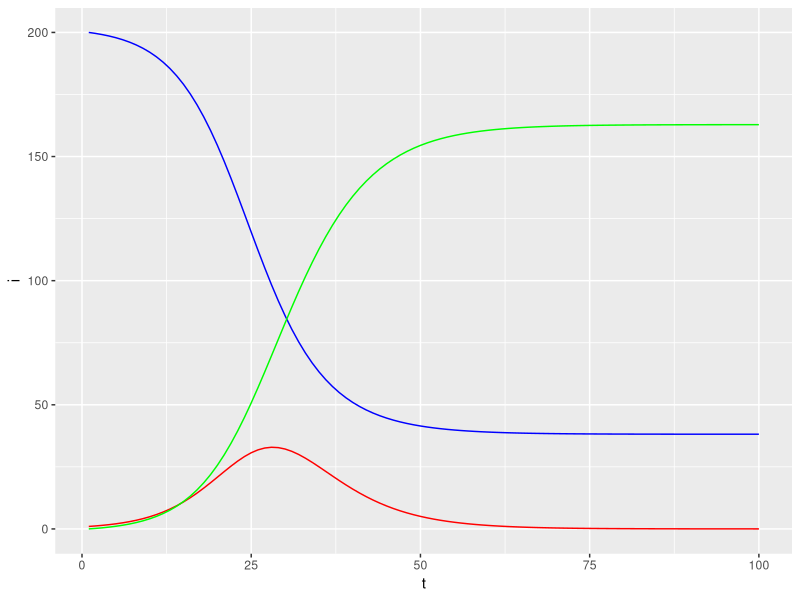

This figure's R source: (Note: a time limit stopped this script after it produced the figure.)
## ---- chunk 1
knitr::opts_chunk$set(echo = TRUE)
## ---- chunk 2
library(ggplot2)
## ---- chunk 3
s <- c(200)
i <- c(1)
r <- c(0)
N <- 201
beta <- .4
gamma <- .2

## S -> I -> R
for (t in 2:100){
  new_infs <- beta * i[t-1] * s[t-1]/ N
  new_recover <- gamma * i[t-1] 
  s[t] <- s[t-1] - new_infs
  i[t] <- i[t-1]  + new_infs  - new_recover
  r[t] <- r[t-1] + new_recover
}
## ---- chunk 4
plot_data <- data.frame(i=i,s=s,r=r,t=1:100)
ggplot(plot_data,aes(x=t,y=i)) + geom_line(color='red') +
  geom_line(aes(x=t,y=s),color='blue')+  geom_line(aes(x=t,y=r),color='green')
## ---- chunk 5
# Agent Based Modeling

# Set number of agents and create agent dataframe
# Create variables for infection chance (beta) and recovery chance (gamma)
n_agents <- 100

# How many secondary infections at each time step
beta = 1.5 * .1
# Hopw long agent is infected until recovery
gamma = .8 * .1
agents <- data.frame("Agent" = 1:n_agents, "State" = "S", "TimeOfPrimaryInfection" = NA, 
                     "TimeToSecondaryInfection" = NA, "InfectionChance" = beta, "RecoveryChance" = gamma)

# Patient Zero
agents[1,]$State = "I"
agents[1,]$TimeOfPrimaryInfection = 1

# https://www.ncbi.nlm.nih.gov/pmc/articles/PMC2365921/
# Generation Interval contracts as number of susceptibles decreases
# We are using the first agent and simulating infection some number of times 
# Each agent has a uniform distribution 
# Function that iterates through agent data frame and infects agents based on infection chance
agents.infect <- function(agents, t){
  for (i in 1:nrow(agents)){
    if (agents[i,]$State == "I"){
      for (j in 1:nrow(agents)){
        if (agents[j,]$State == "S"){
          # Is ContactChance greater than or less than beta?
          if (beta > runif(1,0,1)){
            #agents[j,]$State = "I"
            # If agent is infected, record the time of this infection and assign it to 
            # the primary infection variable
            agents[j,]$TimeOfPrimaryInfection = t
            # If an agent is infected by another agent, record the time of this secondary infection and assign
            # it to the secondary infection variable
            # Calculate time units it takes for secondary infection to occur
            # Secondary infection time may be overwritten in loop
            # Last infection of secondary infection is the output
            # Keep track of ALL secondary infections for each infected agent
            # Keep track of every infection event (generation interval)
            # num_elements tells us how many elements in the list (number of samples from generation intervals)
            # Adding a new sample from generation interval
            gen_int_list[[length(gen_int_list) + 1]] <<- (t - agents[i,]$TimeOfPrimaryInfection)
          }
        }
      }
    }
  }
  return(agents)
}


# Function that iterates through agent data frame and recovers infected agents based on recovery chance
agents.recover <- function(agents, t){
  for (i in 1:nrow(agents)){
    if (agents[i,]$State == "I"){
      # Is RecoveryChance greater than or less than gamma?
      if(gamma > runif(1,0,1)){
        agents[i,]$State = "R"
        recovery_dist[[length(recovery_dist) + 1]] <<- (t) 
      }
    }
  }
  return(agents)
}


# Function that simulates the infection and recovery of agents throughout time
agents.simulate <- function(agents){
  I <- c(1)
  for (t in 1:100){
    agents <- agents.infect(agents, t)
    agents <- agents.recover(agents, t)
    I <- c(I, nrow(agents[agents$State == "I",]))
  }
  return_list <- list()
  return_list[[1]] <- agents
  return_list[[2]] <- I
  return(return_list)
}

# Run all functions and simulate movement of agents
# Assign simulated values to variables in data frame

recovery_dist <- list()
gen_int_list <- list()
for (nsim in 1:500){
  agents <- data.frame("Agent" = 1:n_agents, "State" = "S", "TimeOfPrimaryInfection" = NA)
  # Patient Zero
  agents[1,]$State = "I"
  agents[1,]$TimeOfPrimaryInfection = 1
  return_list <- agents.simulate(agents)
  agents <- return_list[[1]]
  I <- return_list[[2]]
}

# Include Time variable
# Figure out way to keep track of primary and secondary infection times
# Add times to the data frame

# We want empirical mean to equal 1/gamma ex. 1/.33 = 33
# A matter of math behind our model than the model itself
# Generation interval is distribution of time to recovery
# Our stochastic implementation violates this assumption (there is a constant rate of secondary infection contacts)

# Find way to keep rate of infection constant
## ---- chunk 6
plot(I)
gen_interval <- unlist(gen_int_list)
hist(gen_interval)

# Time to recovery distribution is the same because each individual has a
recovery_int <- unlist(recovery_dist)
hist(recovery_int)

# We want mean generation interval to be close to 1/gamma becasue gamma determines time until recovery
# This means the generation interval distribution is equivalent to time to recovery
mean(gen_interval)
## ---- chunk 7
# Contact Network Structure - Adjacency Matrix
# Tip: start with "random graph", connections between people with random probability p
# If p = 1, connect two people, if p = 0, they do not connect

# Matrix ith row and jth column should have 1 if person i is connected to person j
# This matrix will serve as the environment in which agents infect each other
# Agents adjacent to each other will be more likely to infect/be infected by the other
network_matrix <- matrix(0, 100, 100)

# if agent at i is connected to agent at j, continue infect function
